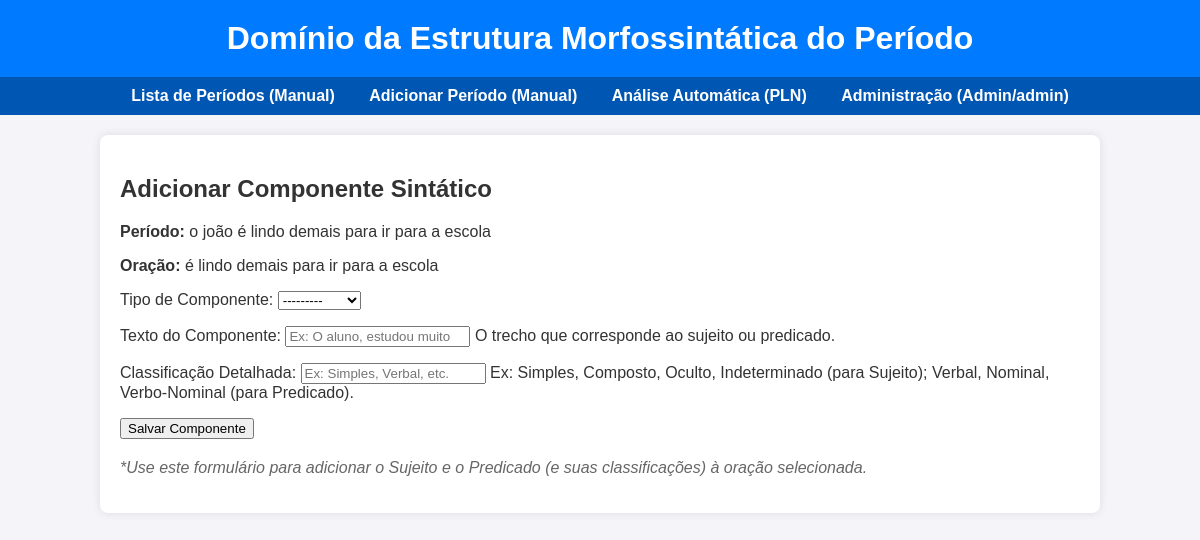
Screenshot of /oracao/4/adicionar-componente/ with the database file from the repository.
### catalogacao/models.py (models this page shows, shortened)
class Periodo(models.Model):
    texto_original = models.TextField(
        verbose_name="Texto do Período",
        help_text="O período completo a ser analisado."
    )
    tipo_periodo = models.CharField(
        max_length=10,
        choices=[('SIMPLES', 'Simples'), ('COMPOSTO', 'Composto')],
        default='SIMPLES',
        verbose_name="Tipo de Período"
    )
    data_criacao = models.DateTimeField(auto_now_add=True)
    class Meta:
        verbose_name = "Período"
        verbose_name_plural = "Períodos"

class Oracao(models.Model):
    periodo = models.ForeignKey(
        Periodo,
        on_delete=models.CASCADE,
        related_name='oracoes',
        verbose_name="Período de Origem"
    )
    texto_oracao = models.TextField(
        verbose_name="Texto da Oração",
        help_text="O trecho da oração dentro do período."
    )
    tipo_oracao = models.CharField(
        max_length=50,
        choices=[
            ('PRINCIPAL', 'Principal'),
            ('COORDENADA', 'Coordenada'),
            ('SUBORDINADA_SUBSTANTIVA', 'Subordinada Substantiva'),
            ('SUBORDINADA_ADJETIVA', 'Subordinada Adjetiva'),
            ('SUBORDINADA_ADVERBIAL', 'Subordinada Adverbial'),
            ('REDUZIDA', 'Reduzida')
        ],
        default='PRINCIPAL',
        verbose_name="Tipo de Oração"
    )
    oracao_principal = models.ForeignKey(
        'self',
        on_delete=models.SET_NULL,
        null=True,
        blank=True,
        related_name='subordinadas',
        verbose_name="Oração Principal/Regente"
    )
    class Meta:
        verbose_name = "Oração"
        verbose_name_plural = "Orações"

### catalogacao/views_manual.py (the view)
# urls.py: path('oracao/<int:oracao_pk>/adicionar-componente/', views_manual.adicionar_componente_manual, name='adicionar_componente_manual'),
def adicionar_componente_manual(request, oracao_pk):
    oracao = get_object_or_404(Oracao, pk=oracao_pk)
    if request.method == 'POST':
        form = ComponenteSintaticoForm(request.POST)
        if form.is_valid():
            componente = form.save(commit=False)
            componente.oracao = oracao
            componente.save()
            return redirect('periodo_detail', pk=oracao.periodo.pk)
    else:
        form = ComponenteSintaticoForm()
    context = {
        'form': form,
        'oracao': oracao,
        'periodo': oracao.periodo,
    }
    return render(request, 'catalogacao/adicionar_componente_manual.html', context)

### catalogacao/forms.py
class ComponenteSintaticoForm(forms.ModelForm):
    class Meta:
        model = ComponenteSintatico
        fields = ['tipo_componente', 'texto_componente', 'classificacao']
        widgets = {
            'texto_componente': forms.TextInput(attrs={'placeholder': 'Ex: O aluno, estudou muito'}),
            'classificacao': forms.TextInput(attrs={'placeholder': 'Ex: Simples, Verbal, etc.'}),
        }

### catalogacao/templates/catalogacao/adicionar_componente_manual.html (shortened to what this page needs)
{% extends "base.html" %}
{% block content %}
    <h2>Adicionar Componente Sintático</h2>
    <p><strong>Período:</strong> {{ periodo.texto_original }}</p>
    <p><strong>Oração:</strong> {{ oracao.texto_oracao }}</p>
    <form method="post" class="form-manual">
        {{ form.as_p }}
        <button type="submit" class="btn btn-primary">Salvar Componente</button>
    </form>
    <p style="margin-top: 20px; font-style: italic; color: #666;">
        *Use este formulário para adicionar o Sujeito e o Predicado (e suas classificações) à oração selecionada.
    </p>
{% endblock %}

### catalogacao/templates/base.html (style rules this page uses)
body { font-family: Arial, sans-serif; margin: 0; padding: 0; background-color: #f4f4f9; color: #333; }

### rows the page displays
Periodo: texto_original "o joão é lindo demais para ir para a escola"
Oracao: texto_oracao "é lindo demais para ir para a escola"
